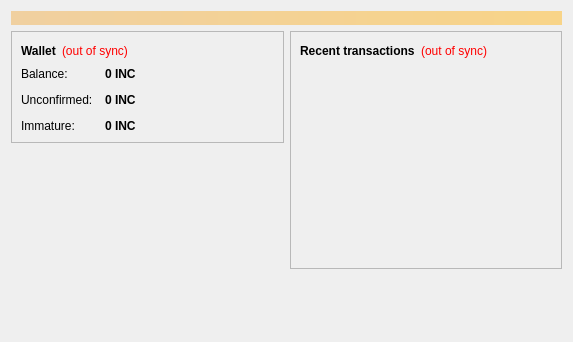
<?xml version="1.0" encoding="UTF-8"?>
<ui version="4.0">
 <class>OverviewPage</class>
 <widget class="QWidget" name="OverviewPage">
  <property name="geometry">
   <rect>
    <x>0</x>
    <y>0</y>
    <width>573</width>
    <height>342</height>
   </rect>
  </property>
  <property name="windowTitle">
   <string>Form</string>
  </property>
  <layout class="QVBoxLayout" name="topLayout">
   <item>
    <widget class="QLabel" name="labelAlerts">
     <property name="visible">
      <bool>false</bool>
     </property>
     <property name="styleSheet">
      <string notr="true">background-color: qlineargradient(x1: 0, y1: 0, x2: 1, y2: 0, stop:0 #F0D0A0, stop:1 #F8D488); color:#000000;</string>
     </property>
     <property name="wordWrap">
      <bool>true</bool>
     </property>
     <property name="margin">
      <number>3</number>
     </property>
    </widget>
   </item>
   <item>
    <layout class="QHBoxLayout" name="horizontalLayout" stretch="1,1">
     <item>
      <layout class="QVBoxLayout" name="verticalLayout_2">
       <item>
        <widget class="QFrame" name="frame">
         <property name="frameShape">
          <enum>QFrame::StyledPanel</enum>
         </property>
         <property name="frameShadow">
          <enum>QFrame::Raised</enum>
         </property>
         <layout class="QVBoxLayout" name="verticalLayout_4">
          <item>
           <layout class="QHBoxLayout" name="horizontalLayout_4">
            <item>
             <widget class="QLabel" name="label_5">
              <property name="font">
               <font>
                <weight>75</weight>
                <bold>true</bold>
               </font>
              </property>
              <property name="text">
               <string>Wallet</string>
              </property>
             </widget>
            </item>
            <item>
             <widget class="QLabel" name="labelWalletStatus">
              <property name="toolTip">
               <string>The displayed information may be out of date. Your wallet automatically synchronizes with the Ioniccoin network after a connection is established, but this process has not completed yet.</string>
              </property>
              <property name="styleSheet">
               <string notr="true">QLabel { color: red; }</string>
              </property>
              <property name="text">
               <string notr="true">(out of sync)</string>
              </property>
              <property name="alignment">
               <set>Qt::AlignLeading|Qt::AlignLeft|Qt::AlignVCenter</set>
              </property>
             </widget>
            </item>
            <item>
             <spacer name="horizontalSpacer_2">
              <property name="orientation">
               <enum>Qt::Horizontal</enum>
              </property>
              <property name="sizeHint" stdset="0">
               <size>
                <width>40</width>
                <height>20</height>
               </size>
              </property>
             </spacer>
            </item>
           </layout>
          </item>
          <item>
           <layout class="QFormLayout" name="formLayout_2">
            <property name="fieldGrowthPolicy">
             <enum>QFormLayout::AllNonFixedFieldsGrow</enum>
            </property>
            <property name="horizontalSpacing">
             <number>12</number>
            </property>
            <property name="verticalSpacing">
             <number>12</number>
            </property>
            <item row="0" column="0">
             <widget class="QLabel" name="label">
              <property name="text">
               <string>Balance:</string>
              </property>
             </widget>
            </item>
            <item row="0" column="1">
             <widget class="QLabel" name="labelBalance">
              <property name="font">
               <font>
                <weight>75</weight>
                <bold>true</bold>
               </font>
              </property>
              <property name="cursor">
               <cursorShape>IBeamCursor</cursorShape>
              </property>
              <property name="toolTip">
               <string>Your current balance</string>
              </property>
              <property name="text">
               <string notr="true">0 INC</string>
              </property>
              <property name="textInteractionFlags">
               <set>Qt::LinksAccessibleByMouse|Qt::TextSelectableByKeyboard|Qt::TextSelectableByMouse</set>
              </property>
             </widget>
            </item>
            <item row="1" column="0">
             <widget class="QLabel" name="label_3">
              <property name="text">
               <string>Unconfirmed:</string>
              </property>
             </widget>
            </item>
            <item row="1" column="1">
             <widget class="QLabel" name="labelUnconfirmed">
              <property name="font">
               <font>
                <weight>75</weight>
                <bold>true</bold>
               </font>
              </property>
              <property name="cursor">
               <cursorShape>IBeamCursor</cursorShape>
              </property>
              <property name="toolTip">
               <string>Total of transactions that have yet to be confirmed, and do not yet count toward the current balance</string>
              </property>
              <property name="text">
               <string notr="true">0 INC</string>
              </property>
              <property name="textInteractionFlags">
               <set>Qt::LinksAccessibleByMouse|Qt::TextSelectableByKeyboard|Qt::TextSelectableByMouse</set>
              </property>
             </widget>
            </item>
            <item row="2" column="0">
             <widget class="QLabel" name="labelImmatureText">
              <property name="text">
               <string>Immature:</string>
              </property>
             </widget>
            </item>
            <item row="2" column="1">
             <widget class="QLabel" name="labelImmature">
              <property name="font">
               <font>
                <weight>75</weight>
                <bold>true</bold>
               </font>
              </property>
              <property name="toolTip">
               <string>Mined balance that has not yet matured</string>
              </property>
              <property name="text">
               <string notr="true">0 INC</string>
              </property>
              <property name="textInteractionFlags">
               <set>Qt::LinksAccessibleByMouse|Qt::TextSelectableByKeyboard|Qt::TextSelectableByMouse</set>
              </property>
             </widget>
            </item>
           </layout>
          </item>
         </layout>
        </widget>
       </item>
       <item>
        <spacer name="verticalSpacer">
         <property name="orientation">
          <enum>Qt::Vertical</enum>
         </property>
         <property name="sizeHint" stdset="0">
          <size>
           <width>20</width>
           <height>40</height>
          </size>
         </property>
        </spacer>
       </item>
      </layout>
     </item>
     <item>
      <layout class="QVBoxLayout" name="verticalLayout_3">
       <item>
        <widget class="QFrame" name="frame_2">
         <property name="frameShape">
          <enum>QFrame::StyledPanel</enum>
         </property>
         <property name="frameShadow">
          <enum>QFrame::Raised</enum>
         </property>
         <layout class="QVBoxLayout" name="verticalLayout">
          <item>
           <layout class="QHBoxLayout" name="horizontalLayout_2">
            <item>
             <widget class="QLabel" name="label_4">
              <property name="text">
               <string>&lt;b&gt;Recent transactions&lt;/b&gt;</string>
              </property>
             </widget>
            </item>
            <item>
             <widget class="QLabel" name="labelTransactionsStatus">
              <property name="toolTip">
               <string>The displayed information may be out of date. Your wallet automatically synchronizes with the Ioniccoin network after a connection is established, but this process has not completed yet.</string>
              </property>
              <property name="styleSheet">
               <string notr="true">QLabel { color: red; }</string>
              </property>
              <property name="text">
               <string notr="true">(out of sync)</string>
              </property>
              <property name="alignment">
               <set>Qt::AlignRight|Qt::AlignTrailing|Qt::AlignVCenter</set>
              </property>
             </widget>
            </item>
            <item>
             <spacer name="horizontalSpacer">
              <property name="orientation">
               <enum>Qt::Horizontal</enum>
              </property>
              <property name="sizeHint" stdset="0">
               <size>
                <width>40</width>
                <height>20</height>
               </size>
              </property>
             </spacer>
            </item>
           </layout>
          </item>
          <item>
           <widget class="QListView" name="listTransactions">
            <property name="styleSheet">
             <string notr="true">QListView { background: transparent; }</string>
            </property>
            <property name="frameShape">
             <enum>QFrame::NoFrame</enum>
            </property>
            <property name="verticalScrollBarPolicy">
             <enum>Qt::ScrollBarAlwaysOff</enum>
            </property>
            <property name="horizontalScrollBarPolicy">
             <enum>Qt::ScrollBarAlwaysOff</enum>
            </property>
            <property name="selectionMode">
             <enum>QAbstractItemView::NoSelection</enum>
            </property>
           </widget>
          </item>
         </layout>
        </widget>
       </item>
       <item>
        <spacer name="verticalSpacer_2">
         <property name="orientation">
          <enum>Qt::Vertical</enum>
         </property>
         <property name="sizeHint" stdset="0">
          <size>
           <width>20</width>
           <height>40</height>
          </size>
         </property>
        </spacer>
       </item>
      </layout>
     </item>
    </layout>
   </item>
  </layout>
 </widget>
 <resources/>
 <connections/>
</ui>
